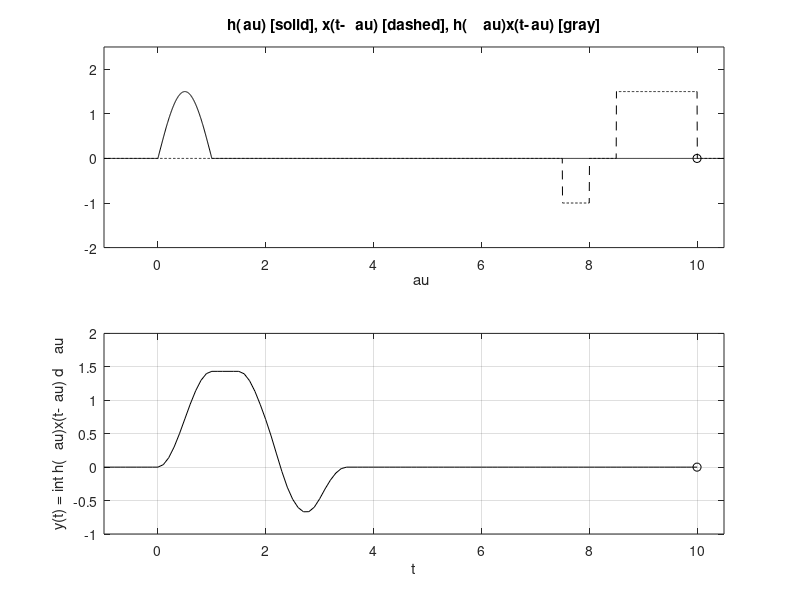

Write the MATLAB code that produced this figure.
% CH2MP4.m : Chapter 2, MATLAB Program 4
% Script M-file graphically demonstrates the convolution process.figure(1) 
% Create figure window and make visible on screen
u = @(t) 1.0*(t>=0);
x = @(t) 1.5*(u(t)-u(t-1.5))-u(t-2)+u(t-2.5);
h = @(t) 1.5*sin(pi*t).*(u(t)-u(t-1));
dtau = 0.005;
tau = -1:dtau:10.5;ti = 0; 
tvec = -1:.1:10; y = NaN*zeros(1,length(tvec));
% Pre-allocate memory
for t = tvec,
    ti = ti+1; % Time index
    xh = x(t-tau).*h(tau); 
    lxh = length(xh);
    y(ti) = sum(xh.*dtau); 
    % Trapezoidal approximation of convolution integral
    subplot(2,1,1),plot(tau,h(tau),"k-",tau,x(t-tau),"k--",t,0,"ok");
    axis([tau(1) tau(end) -2.0 2.5]);
    patch([tau(1:end-1);tau(1:end-1);tau(2:end);tau(2:end)],...
        [zeros(1,lxh-1);xh(1:end-1);xh(2:end);zeros(1,lxh-1)],...
        [.8 .8 .8],"edgecolor","none");
    xlabel("\tau"); title("h(\tau) [solid], x(t-\tau) [dashed], h(\tau)x(t-\tau) [gray]");
    c = get(gca,'children'); set(gca,'children',[c(2);c(3);c(4);c(1)]);
    subplot(2,1,2),plot(tvec,y,"k",tvec(ti),y(ti),"ok");
    xlabel("t"); ylabel("y(t) = \int h(\tau)x(t-\tau) d\tau");
    axis([tau(1) tau(end) -1.0 2.0]); grid;
    
    if abs(t - 2.25) < 0.01 % Check if t is close to 2.25
        pause; % Pause at t = 2.25
    else
        pause(0.1); % Pause for other time points
    end
end